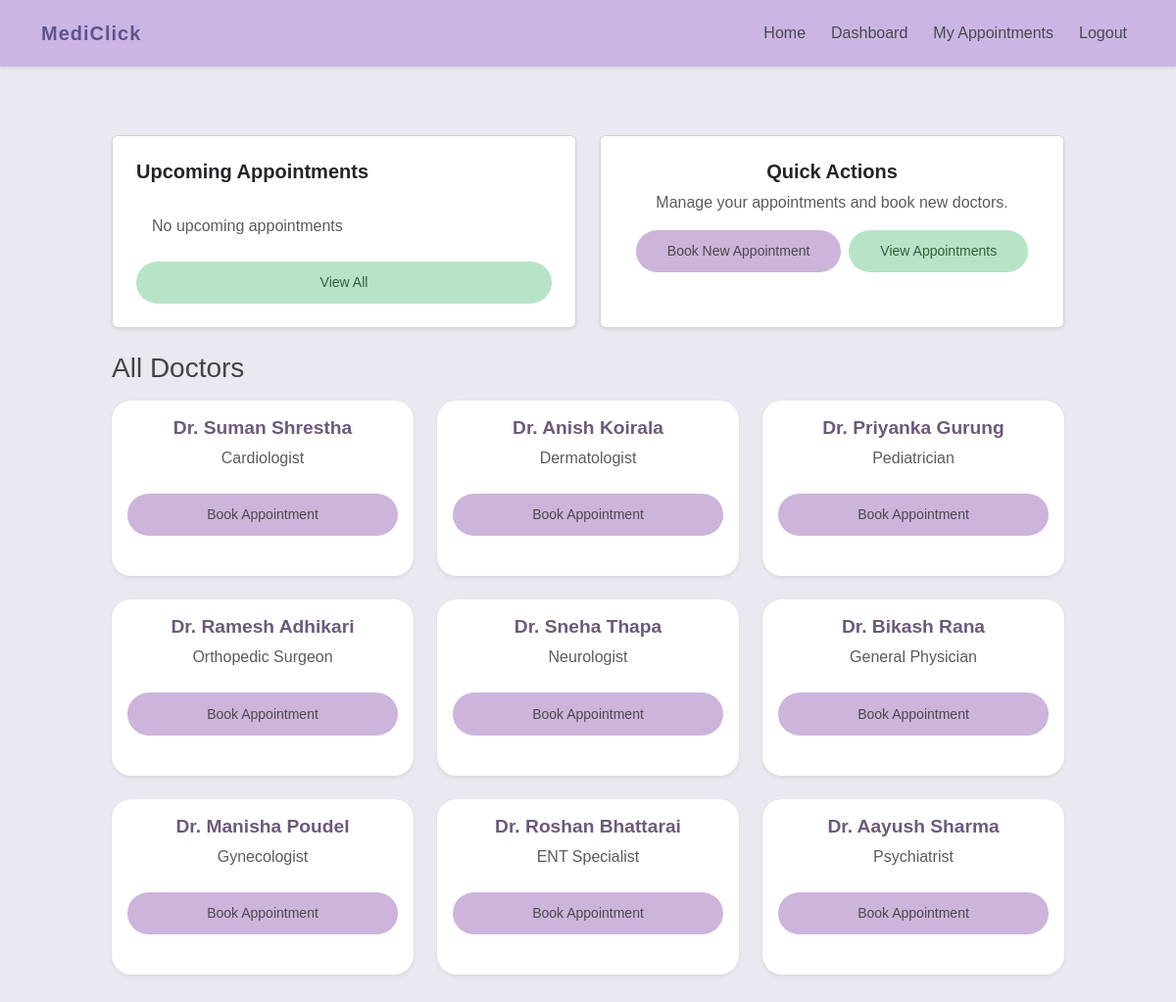
Page /dashboard (signed in) on the committed database.
### models.py (models this page shows)
class Doctor(db.Model):
    id = db.Column(db.Integer, primary_key=True)
    name = db.Column(db.String(100))
    specialization = db.Column(db.String(100))
    appointments = db.relationship('Appointment', backref='doctor', lazy=True)

### app.py (the view)
@app.route('/dashboard')
def dashboard():
    if 'user_id' not in session:
        flash('Please login first', 'warning')
        return redirect(url_for('login'))
    doctors = Doctor.query.all()
    return render_template('dashboard.html', doctors=doctors)

### templates/dashboard.html
{% extends 'base.html' %}
{% block content %}
<div class="container-fluid my-5">
  <div class="row g-4 mb-4">
    <div class="col-12 col-md-6">
      <div class="card p-4 shadow-sm h-100">
        <h5 class="fw-bold">Upcoming Appointments</h5>
        <div class="table-responsive mt-3">
          <ul class="list-group list-group-flush">
            {% for appt in upcoming %}
            <li class="list-group-item">
              {{ appt.doctor.name }} <br>
              <small class="text-muted">{{ appt.date }} at {{ appt.time }}</small>
            </li>
            {% else %}
            <li class="list-group-item text-muted">No upcoming appointments</li>
            {% endfor %}
          </ul>
        </div>
        <a href="{{ url_for('appointments') }}" class="btn btn-success btn-sm mt-3 w-100 w-md-auto">View All</a>
      </div>
    </div>
    <div class="col-12 col-md-6">
      <div class="card p-4 shadow-sm text-center h-100">
        <h5 class="fw-bold">Quick Actions</h5>
        <p class="text-muted mb-3">Manage your appointments and book new doctors.</p>
        <div class="d-flex flex-column flex-sm-row justify-content-center gap-2">
          <a href="{{ url_for('book') }}" class="btn btn-primary btn-sm">Book New Appointment</a>
          <a href="{{ url_for('appointments') }}" class="btn btn-success btn-sm">View Appointments</a>
        </div>
      </div>
    </div>
  </div>
  <h3 class="mb-3">All Doctors</h3>
  <div class="row row-cols-1 row-cols-sm-2 row-cols-md-3 g-4">
    {% for doc in doctors %}
    <div class="col">
      <div class="card-doctor text-center p-3 shadow-sm h-100">
        <h5>{{ doc.name }}</h5>
        <p class="text-muted">{{ doc.specialization }}</p>
        <a href="{{ url_for('book', doctor_id=doc.id) }}" class="btn btn-primary btn-sm mt-2 w-100 w-sm-auto">Book Appointment</a>
      </div>
    </div>
    {% endfor %}
  </div>
</div>
{% endblock %}

### static/css/style.css (style rules this page uses)
body { font-family: 'Poppins', sans-serif; background-color: #eae8f0; color: #444; margin: 0; padding: 90px; }
.btn { border-radius: 50px; padding: 0.7rem 2rem; font-weight: 500; transition: all 0.3s ease; }
.btn-primary { background-color: #cdb4db; border: none; color: #4a4a4a; }
.btn-success { background-color: #b7e4c7; border: none; color: #355f3b; }
.card-doctor { background: #ffffff; border-radius: 20px; box-shadow: 0 10px 25px rgba(0,0,0,0.06); transition: 0.3s ease; padding: 30px; text-align: center; margin-bottom: 25px; }
.card-doctor h5 { font-weight: 600; font-size: 1.2rem; color: #6d597a; }
.card-doctor p { font-weight: 500; color: #777; }

### rows in the picture
Doctor: name "Dr. Suman Shrestha", specialization "Cardiologist"
Doctor: name "Dr. Anish Koirala", specialization "Dermatologist"
Doctor: name "Dr. Priyanka Gurung", specialization "Pediatrician"
Doctor: name "Dr. Ramesh Adhikari", specialization "Orthopedic Surgeon"
Doctor: name "Dr. Sneha Thapa", specialization "Neurologist"
Doctor: name "Dr. Bikash Rana", specialization "General Physician"
Doctor: name "Dr. Manisha Poudel", specialization "Gynecologist"
Doctor: name "Dr. Roshan Bhattarai", specialization "ENT Specialist"
Doctor: name "Dr. Aayush Sharma", specialization "Psychiatrist"
